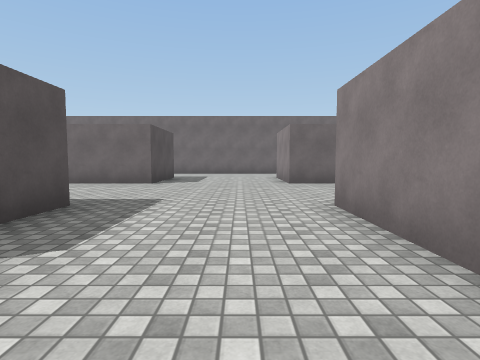
View 1 (above)

23 first-person views from a walk through a scene from a Unity 3-D project. The camera is 1.2 m above the floor, tilts 4° down and sees 80° across. The floor is counted in squares, 2 m on a side. Each view is taken from the middle of a square. On the plan, view 1 faces up. The plan holds only what a view shows up to about 9 squares ahead; the rest is blank. The player is left out. Surface patterns are stand-ins for the level's own textures.

View 2
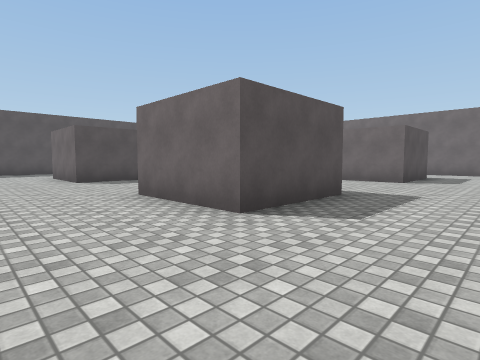

View 3
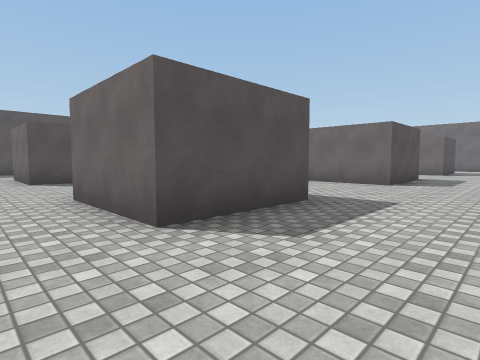

View 4
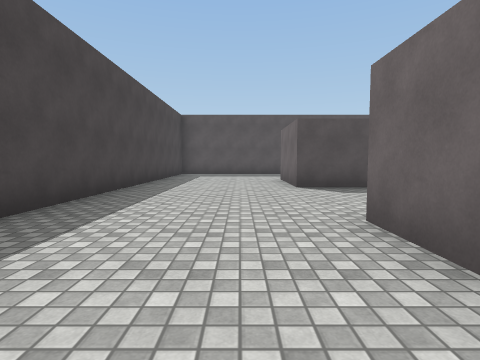

View 5
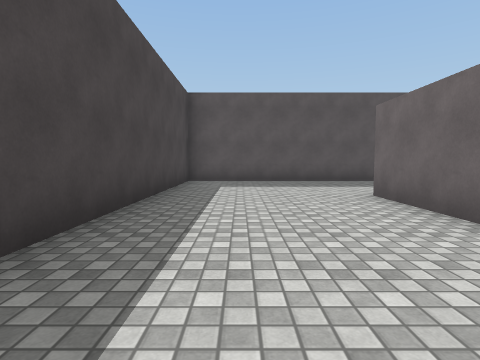

View 6
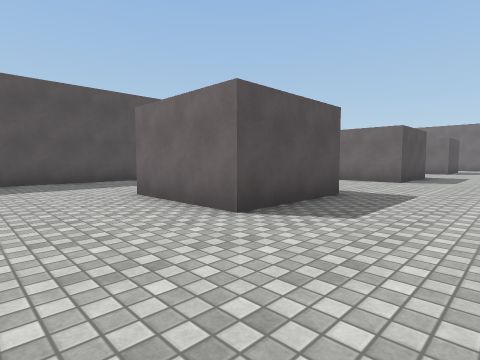

View 7
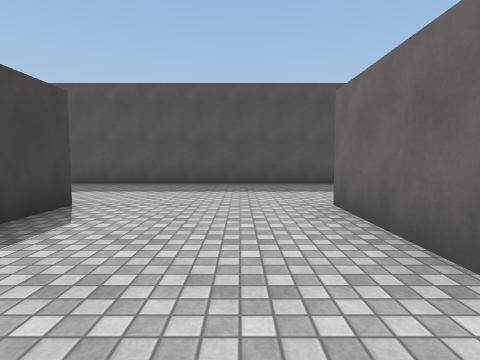

View 8
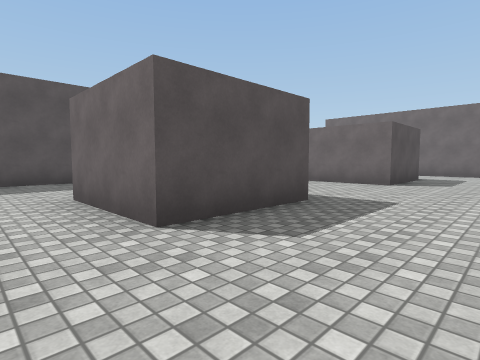

View 9
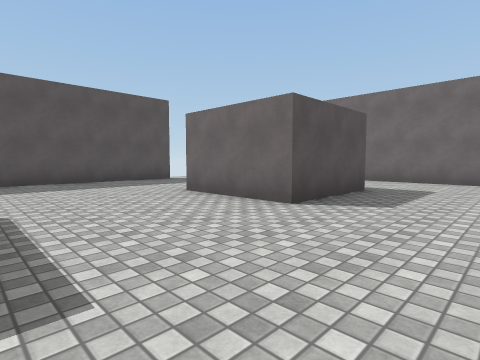

View 10
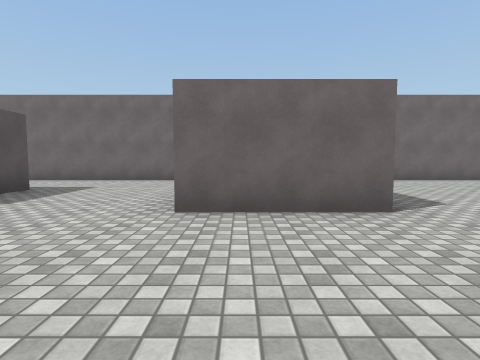

View 11
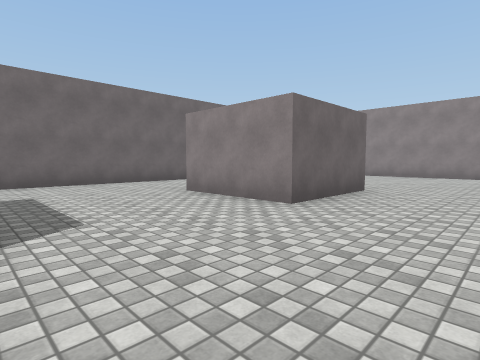

View 12
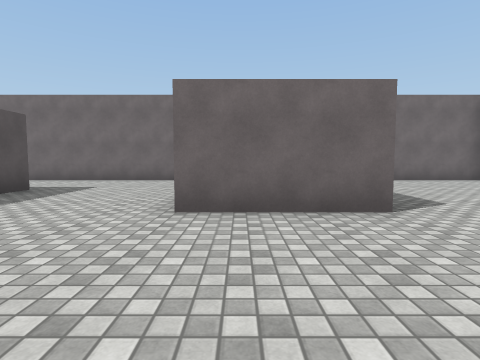

View 13
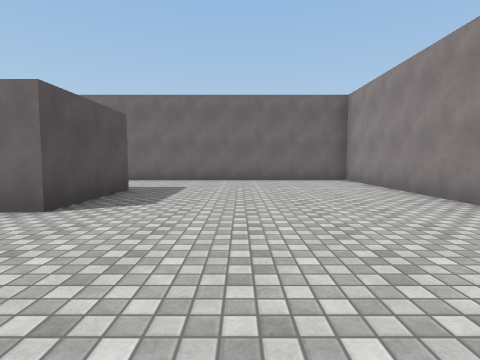

View 14
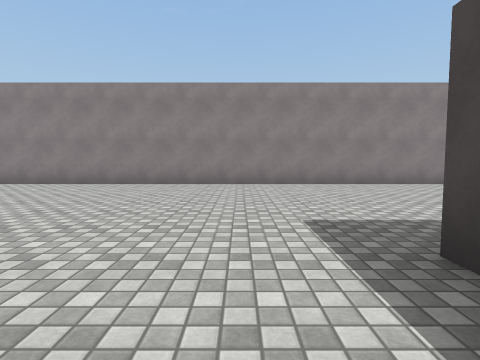

View 15
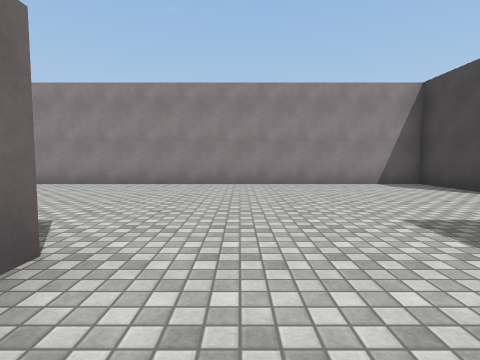

View 16
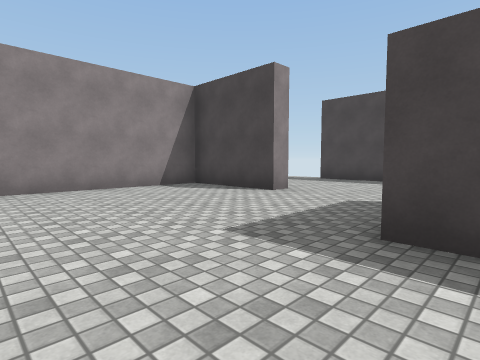

View 17
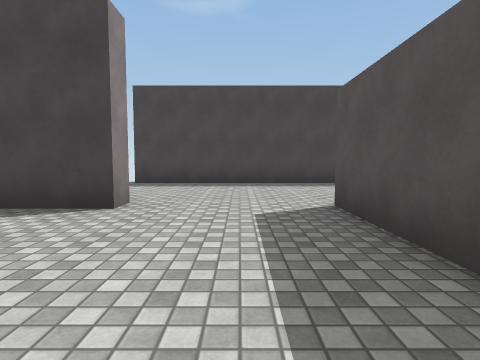

View 18
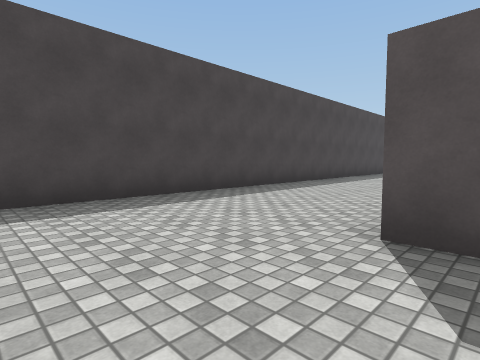

View 19
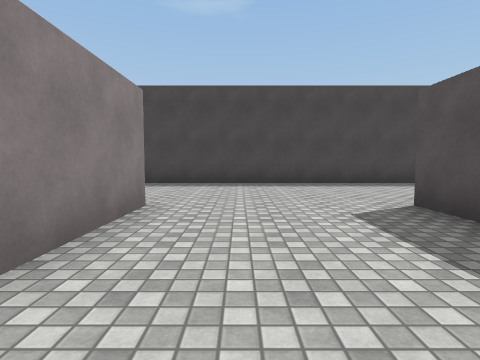

View 20
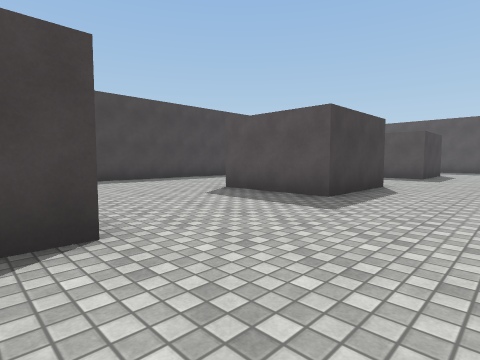

View 21
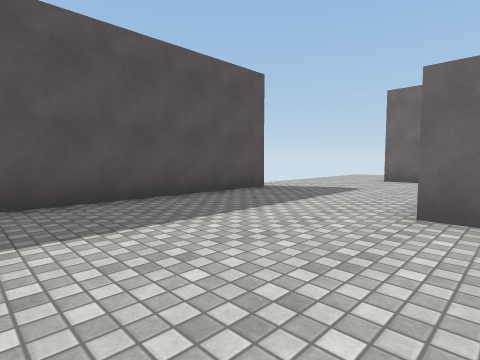

View 22
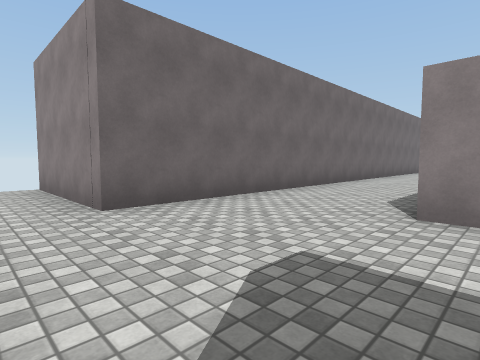

View 23
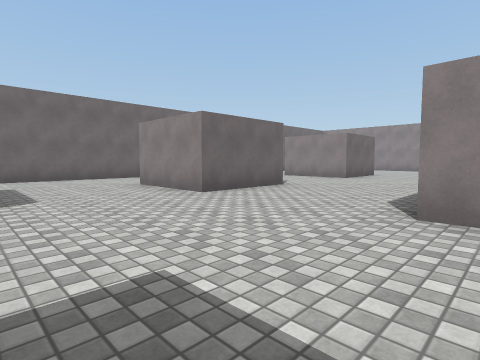

### Floor plan
Points are (right, up) in squares from view 1. A wall is a line through its corners. A room is listed if a view was taken in it or the views show most of it. See-through windows are left out.
Room 1 (views 1, 2, 3, 4, 5, 6, 7, 8, 9, 10, 11, 12, 13, 14, 15, 16, 17, 18, 19, 20, 21, 22, 23)
walls: (-2.3, 3.9) (-2.3, 1.3) (-4.8, 1.3); (-4.7, 3.2) (-4.7, 3.8); (1.3, 1.4) (1.3, 3.8); (-4.9, -2.2) (-2.3, -2.2) (-2.3, -4.7) (-4.9, -4.7); (-8.3, 3.8) (-8.3, 1.3) (-10.9, 1.3); (1.3, -4.8) (1.3, -2.2) (3.7, -2.2) (3.7, -4.8); (-2.3, 9.8) (-2.3, 7.3) (-4.7, 7.3) (-4.7, 9.8); (3.7, 9.8) (3.7, 7.3) (1.3, 7.3) (1.3, 9.8); (-10.9, -2.2) (-8.3, -2.2) (-8.3, -4.7) (-10.9, -4.7); (-8.3, 9.9) (-8.3, 7.3) (-10.8, 7.3); (6.5, -5) (6.5, -4.5) (9.2, -4.5) (9.2, 12.5) (-12.8, 12.5) (-12.8, 16); (-10.7, 9.2) (-10.7, 9.8); (-14.2, 2.5) (-14.2, -8.5) (7.8, -8.5); (-14.2, 9) (-14.2, 4.2)
ways out: gap at (-15, 9); gap at (-13, 16)

Positions as (right, up) in squares from view 1, and headings:
1: (0, 0), facing up
2: (0, -1), facing up-left
3: (0, -6), facing up-left
4: (-2, -6), facing left
5: (-6, -7), facing left
6: (-6, -7), facing up-left
7: (-7, 0), facing left
8: (-6, 0), facing up-left
9: (-6, 4), facing up-left
10: (-4, 4), facing up
11: (-2, 5), facing up-right
12: (2, 4), facing up
13: (6, 4), facing up
14: (2, 5), facing right
15: (2, 0), facing right
16: (3, 0), facing down-right
17: (5, -1), facing down
18: (6, -4), facing down-left
19: (0, -1), facing down
20: (2, 0), facing down-left
21: (-10, 4), facing up-left
22: (-14, 9), facing up-right
23: (-8, 3), facing up-right
